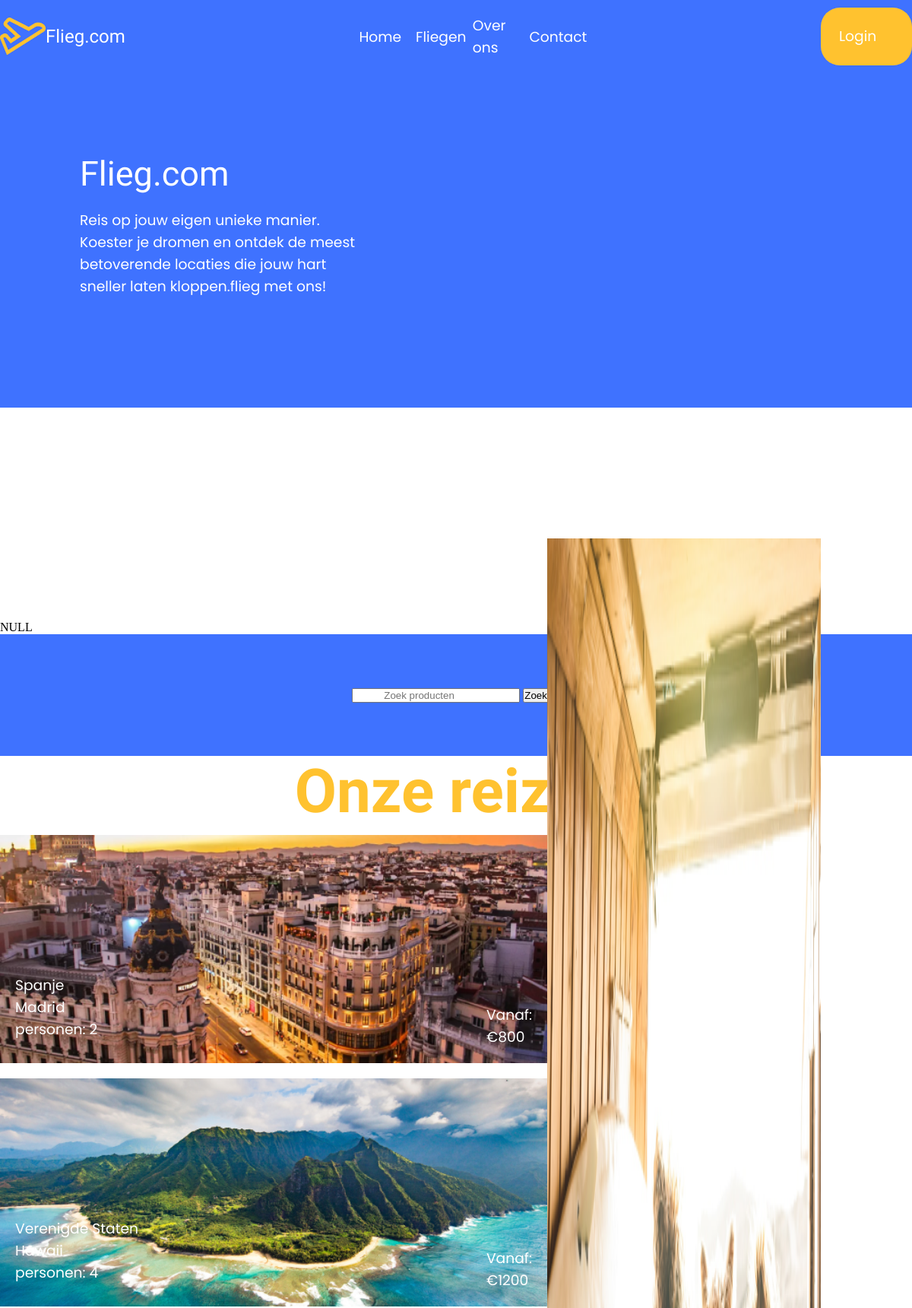
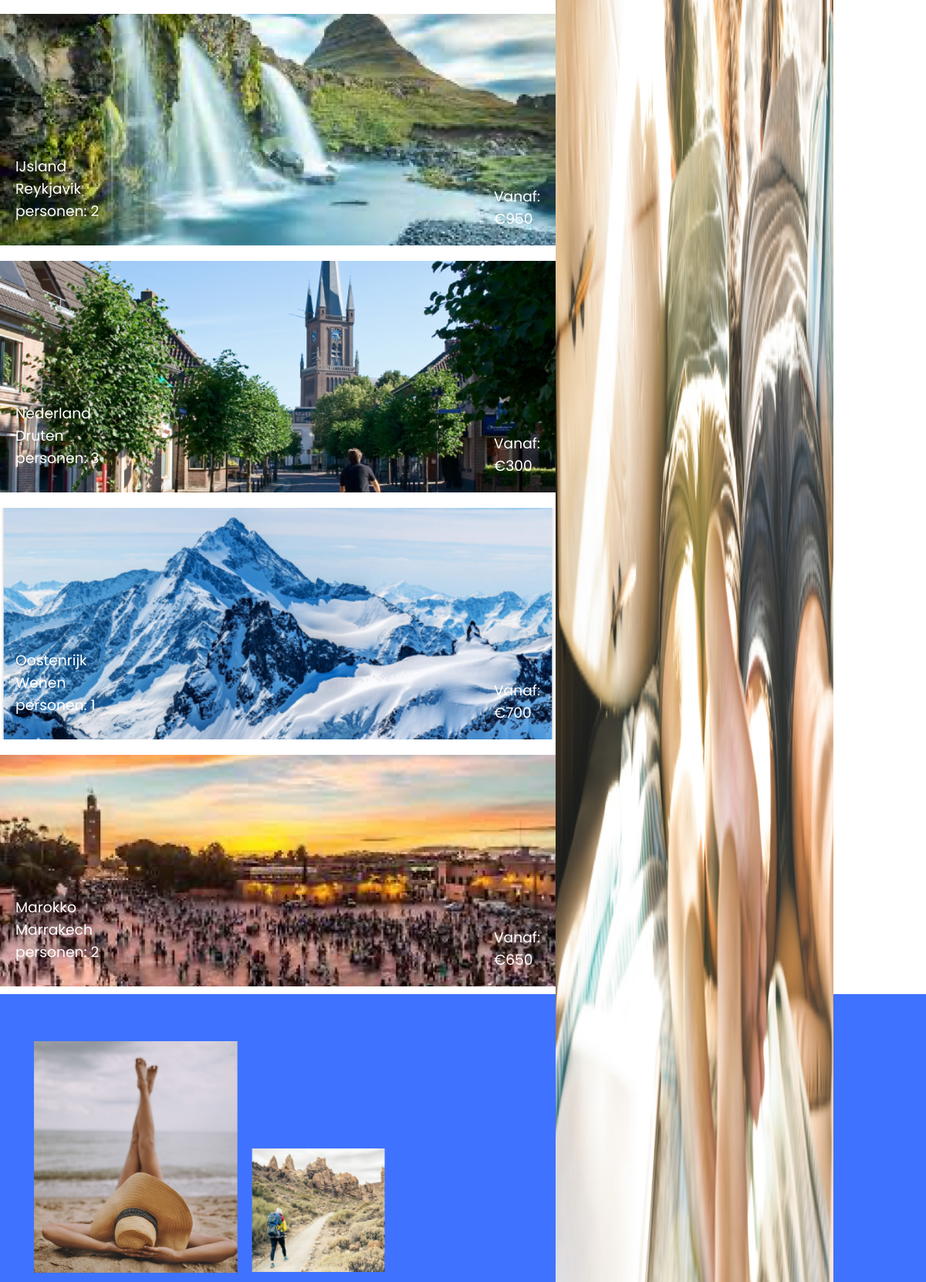
The page / (upper part) on the database its author committed (2 pictures, top to bottom).
### tables this page shows
CREATE TABLE `trip` (
  `tripID` int(11) NOT NULL,
  `land` varchar(255) NOT NULL,
  `stad` varchar(255) NOT NULL,
  `prijs` int(11) NOT NULL,
  `personen` int(11) NOT NULL,
  `img` varchar(255) DEFAULT NULL
);

### index.php (the view, shortened to what this page needs)
<?php include ('connection.php'); ?>
<!DOCTYPE html>
<html lang="nl">
<head>
    <link rel="stylesheet" href="css/headerstyle.css">
    <link rel="stylesheet" href="css/style.css">
</head>
<div>
    <?php include ('header.php'); ?>
    <?php include ('eerste_oog.php'); ?>
    <?php
    var_dump($_SESSION['rol']);
    ?>
    <div class="zoekform blauw width100 flex">
        <form action="" method="GET">
            <section>
                <input class="invoeg opmaak" type="text" name="zoekterm" placeholder="Zoek producten">
                <button class="zoek opmaak" type="submit">Zoeken</button>
        </form>
    </div>
    <section id="onze_reizen">
        <div class="flex">
            <h2 class="onze geelfont">Onze reizen</h2>
        </div>
        <div class="container">
            <?php
            if (isset($_GET['zoekterm'])) {
                $zoekterm = '%' . $_GET['zoekterm'] . '%';
                $sql = "SELECT * FROM trip WHERE land LIKE :zoekterm OR stad LIKE :zoekterm OR personen LIKE :zoekterm";
            } else {
                $sql = "SELECT * FROM trip";
            }
            $stmt = $conn->prepare($sql);
            $stmt->execute();
            $result = $stmt->fetchAll();
            foreach ($result as $key) {
                ?>
                <a href="info.php?tripID=<?= $key['tripID'] ?>" class="trip-link">
                    <div class="trip-item margintopbot" <?php if (array_key_exists('img', $key)) { ?>
                            style="background-image: url('<?= $key['img'] ?>'); background-size: cover; background-position: center;"
                        <?php } ?>>
                        <div class="trip-info margintopbot">
                            <?php if (array_key_exists('land', $key)) { ?>
                                <h3><?= $key['land'] ?></h3>
                            <?php } ?>
                            <?php if (array_key_exists('stad', $key)) { ?>
                                <h3><?= $key['stad'] ?></h3>
                            <?php } ?>
                            <?php if (array_key_exists('personen', $key)) { ?>
                                <h3>personen: <?= $key['personen'] ?></h3>
                            <?php } ?>
                        </div>
                        <?php if (array_key_exists('prijs', $key)) { ?>
                            <div class="trip-price">
                                <h3>Vanaf:</h3>
                                <h3>&euro;<?= $key['prijs'] ?></h3>
                            </div>
                        <?php } ?>
                    </div>
                </a>
                <?php
            }
            ?>
        </div>
    </section>
    </body>
</html>
<?php include ('overons.php'); ?>
<?php include ('footer.php'); ?>

### header.php
<section id="header" class="width100 blauw flex midden">
    <div class="flex">
        <a href="index.php">
            <div class="logoflex">
                <img src="img/logo.png" alt="">
                <h2 class="white font">Flieg.com</h2>
            </div>
        </a>
    </div>
    <div class="flex headerbuttons midden">
        <a href="index.php">
            <h3>Home</h3>
        </a>
        <a href="#onze_reizen">
            <h3>Fliegen</h3>
        </a>
        <a href="#overons">
            <h3>Over ons</h3>
        </a>
        <a href="contact.php">
            <h3>Contact</h3>
        </a>
    </div>
    <div class="geel Login flex">
        <a href="login.php">
            <h3>Login</h3>
        </a>
    </div>
</section>

### eerste_oog.php
<section id="eersteoog">
    <div class="eersteoog1">
        <div class="eersteoog_text">
            <div class="titleplek">
                <h2 class="font fontgroot">Flieg.com </h2>
            </div>
                <h3 class="kleinetext"> Reis op jouw eigen unieke manier. Koester
                    je dromen en ontdek de meest
                    betoverende locaties die jouw hart sneller
                    laten kloppen.flieg met ons!</h3>
        </div>
        <img src="img/eerste_oog.png" alt="Overlappende Afbeelding" class="overlap-image">
    </div>
    <div class="eersteoog2">
    </div>
</section>

### overons.php (shortened to what this page needs)
<!DOCTYPE html>
<html lang="en">
<head>
    <link rel="stylesheet" href="css/footer.css">
</head>
<body>
    <section id="overons">
        <div class="overons-foto">
            <div class="fotovak1">
                <div class="foto1">
                    <img src="img/overonsfoto1.png" alt="">
                </div>
                <div class="foto2">
                    <img class="fotodiv" src="img/overonsfoto2.png" alt="">
                </div>
            </div>
        </div>
    </section>
</body>

### footer.php (shortened to what this page needs)
<!DOCTYPE html>
<html lang="en">
<head>
    <link rel="stylesheet" href="css/footer.css">
</head>
<body>
</body>
</html>

### css/headerstyle.css (style rules this page uses)
* { margin: 0px; }
.font { font-family: "Poetsen One", sans-serif; font-weight: 400; font-style: normal; }
.midden { display: flex; justify-content: space-between !important; align-items: center; }
.flex { display: flex; align-items: center; justify-content: center; }
.white { color: white; }
h3 { font-family: "Poppins", sans-serif; font-weight: 700; font-style: normal; color: white; }
.blauw { background-color: #3F72FF; }
.geel { background-color: #FFC22F; }
.width100 { width: 100vw; }
#header { width: 100%; height: 10vh; }
.Login { width: 10%; height:80%; border-radius: 25px; }
.headerbuttons { width: 25%; }
a { text-decoration: none; }

### css/style.css (style rules this page uses)
* { margin: 0px; }
.font { font-family: "Poetsen One", sans-serif; font-weight: 400; font-style: normal; color: white; }
.geelfont { color: #FFC22F; }
.midden { display: flex; justify-content: space-between !important; align-items: center; }
.flex { display: flex; align-items: center; justify-content: center; }
.white { color: white; }
h3 { font-family: "Poppins", sans-serif; font-weight: 700; font-style: normal; color: white; }
.blauw { background-color: #3F72FF; }
.geel { background-color: #FFC22F; }
.width100 { width: 100vw; }
#header { height: 10vh; }
.headerbuttons { width: 25%; }
a { width: 49%; }
.onze { font-family: "Poetsen One", sans-serif; font-weight: 800; font-style: normal; font-size: 80px; }
.container { display: flex; flex-wrap: wrap; justify-content: space-between; }
.trip-item { box-sizing: border-box; height: 300px; display: flex; flex-direction: column; justify-content: space-between; position: relative; }
.margintopbot { margin-top: 10px; margin-bottom: 10px; }
.trip-info { position: absolute; bottom: 20px; left: 20px; }
.trip-price { position: absolute; bottom: 20px; right: 20px; }
.zoekform { height: 20vh; width: 100%; }
input[type=text] { padding-left: 20px; padding-right: 20px; }
.logoflex { display: flex; justify-content: center; align-items: center; }
#header { height: 12vh; }
a { width: 60%; }

### css/footer.css (style rules this page uses)
* { padding: 0%; margin: 0%; }
.geel { background-color: #FFC22F; }
.blauw { background-color: #3F72FF; }
.font { font-family: "Poetsen One", sans-serif; font-weight: 400; font-style: normal; color: white; }
.fontgroot { font-size: 45px; }
h3 { font-family: "Poppins", sans-serif; font-weight: 400; font-style: normal; color: white; }
.eersteoog1 { height: 55vh; background-color: #3F72FF; display: flex; }
.eersteoog2 { height: 35vh; width: 100%; }
.kleinetext { width: 65%; display: flex; justify-content: center; align-items: center; }
.titleplek { width: 65%; margin-bottom: 20px; }
.eersteoog_text { display: flex; flex-direction: column; width: 50%; height:400px ; justify-content: center; align-items: center; }
.container { position: relative; width: 100%; }
.overlap-image { position: absolute; width: 30%; top: 50%; transform: translateY(-50%); height: 70%; right: 0; margin-right: 120px; }
#overons { background-color: #3F72FF; width: 100%; height: 80vh; display: flex; }
.overons-foto { display: flex; justify-content: center; align-items: center; flex-direction: column; width: 50%; }
.fotovak1 { display: flex; }
.foto1 { margin-bottom: 10px; }
.foto2 { width: 20vw; margin: 5px; margin-left: 3px; display: flex; align-items: end; }
.fotodiv { margin-left: 15px; margin-bottom: 10px; height: 20vh; }

### rows shown on the page
trip: img (picture), land "Spanje", stad "Madrid", personen "2", prijs "800"
trip: img (picture), land "Verenigde Staten", stad "Hawaii", personen "4", prijs "1200"
trip: img (picture), land "IJsland", stad "Reykjavik", personen "2", prijs "950"
trip: img (picture), land "Nederland", stad "Druten", personen "3", prijs "300"
trip: img (picture), land "Oostenrijk", stad "Wenen", personen "1", prijs "700"
trip: img (picture), land "Marokko", stad "Marrakech", personen "2", prijs "650"
